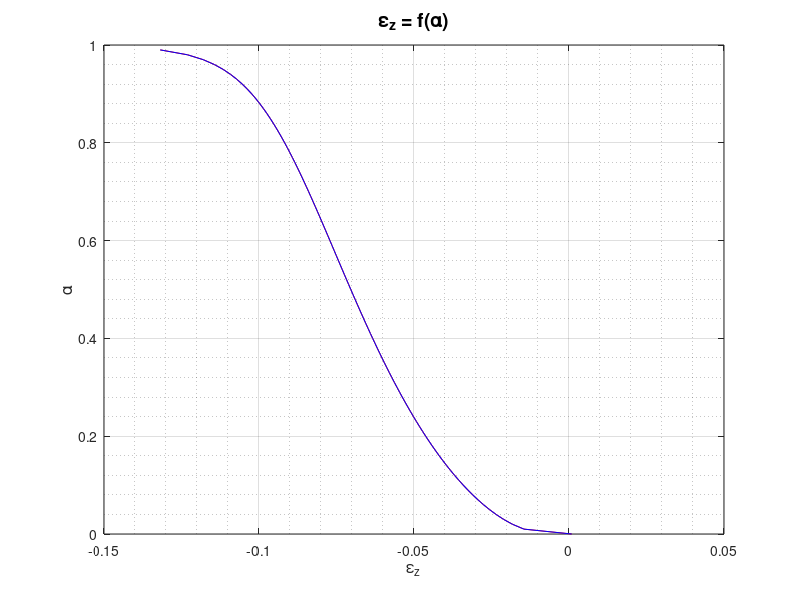
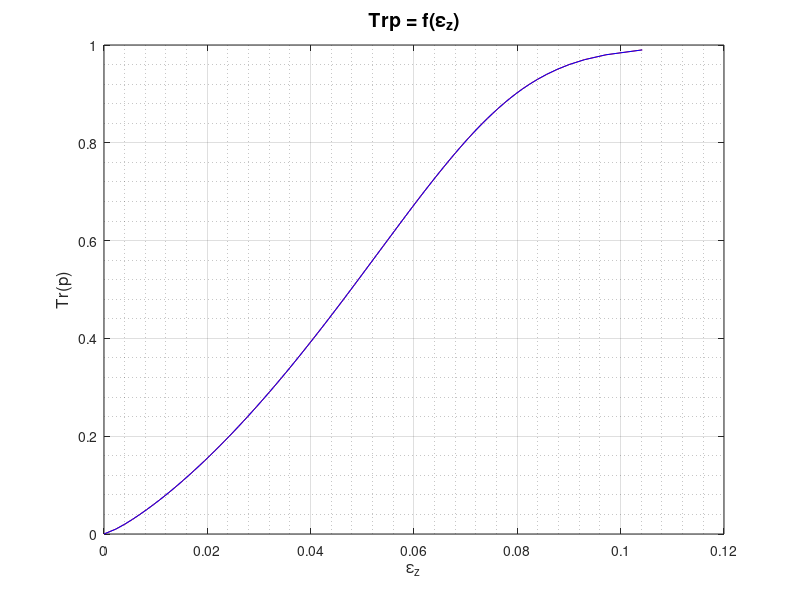
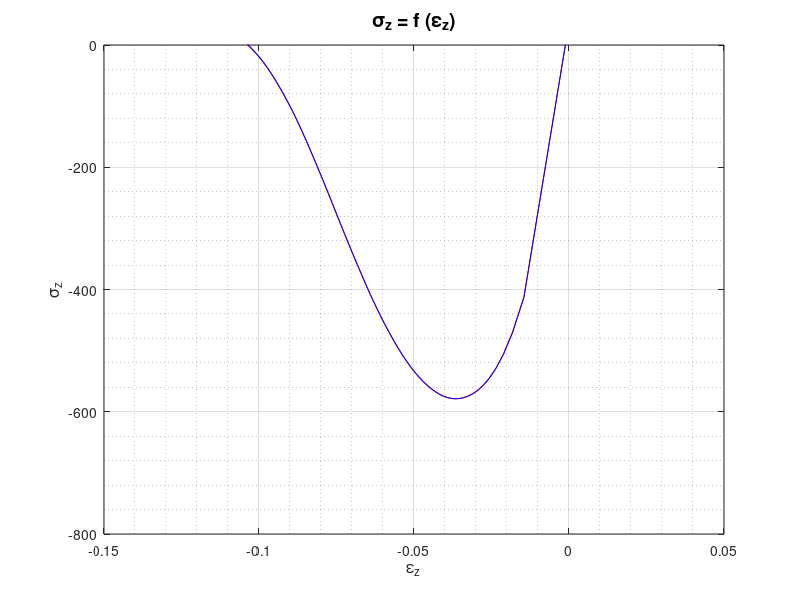
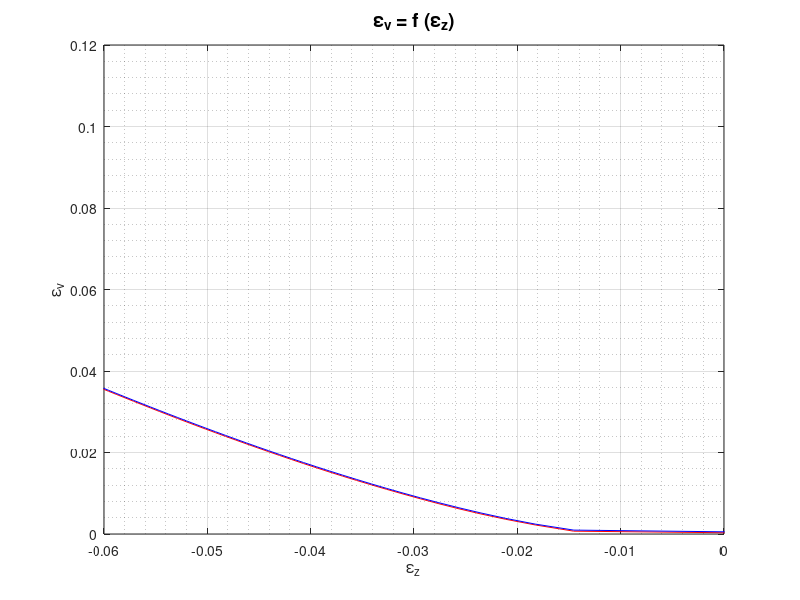

The MATLAB source for these figures, in order:
clc
clear
close all

%% VALORI SPERIMENTALI
SigmaZSperimentale = [-35.00
-96.85
-131.25
-165.62
-213.74
-268.71
-296.23
-337.48
-364.96
-396.39
-443.50
-480.15
-516.81
-548.22
-569.10
-595.30
-610.97
-637.13
-647.56
-668.45
-663.13
-668.30
-657.74
-647.16
-641.83
-631.21
-625.80
-625.70
-615.06
-599.06
-572.59
-546.09
]';

EpsilonZSperimentale_Sigma = [0.0000
-0.0016
-0.0025
-0.0034
-0.0047
-0.0061
-0.0069
-0.0080
-0.0087
-0.0096
-0.0112
-0.0125
-0.0136
-0.0146
-0.0161
-0.0170
-0.0181
-0.0193
-0.0206
-0.0222
-0.0237
-0.0251
-0.0264
-0.0282
-0.0298
-0.0322
-0.0354
-0.0373
-0.0401
-0.0452
-0.0499
-0.0552
]';

%Valori Sperimentali Curva SigmaZ - EpsilonZ
EpsilonVSperimentale = [0
-0.000189
-0.0003809
-0.0005726
-0.0007219
-0.0008284
-0.000828
-0.0008277
-0.0006564
-0.0005278
-0.0003565
-0.0001853
-0.0000142
0.0002212
0.0004137
0.000649
0.0007987
0.0010554
0.0013334
0.0016328
0.0018894
0.0021246
0.0024026
0.0026165
0.0029373
0.0032366
0.0034718
0.0037497
0.0040064
0.004263
0.0044768
0.0046907
 ]';
% 

EpsilonZSperimentale_V = [0.0000
-0.0014
-0.0026
-0.0040
-0.0050
-0.0060
-0.0070
-0.0079
-0.0089
-0.0098
-0.0109
-0.0117
-0.0122
-0.0130
-0.0138
-0.0144
-0.0147
-0.0155
-0.0162
-0.0168
-0.0174
-0.0179
-0.0185
-0.0191
-0.0198
-0.0204
-0.0208
-0.0212
-0.0219
-0.0224
-0.0228
-0.0234
]';
       


%% DATI 
PoissonRatio = 0.426;  %Ricavato
E0 = 38014;            %Ricavato
p0 = -35;              %Noto

%Parametri ottimizzati
m = 1.1852;
n =0.6159;
R1 = 2023.98;
D1 = 43.4175;
k = 0.207558;
CriticalStress =0.0;

K0 = 1/3*E0/(1-2*PoissonRatio);
alpha = 0:0.01:1;
R = zeros(size(alpha));
S = zeros(size(alpha));

%% CALCOLI - FUNZIONI 
for i = 1:length(alpha)
    R(i) = R1 *((1-alpha(i))^ m)/(alpha(i)^n); 
    RFirstDerivative(i) = - R1*((m - n)*alpha(i) + n)*((1 - alpha(i))^(m - 1))/((alpha(i))^(n + 1));
    RSecondDerivative(i)  = R1*((m-n)*(m-n-1)*alpha(i)^2 + 2*n*(m - n - 1)*alpha(i) + n*(n+1))*((1-alpha(i))^(m-2))/(alpha(i)^(n+2));
    S(i)= 1/R1* (alpha(i) ^ n)/((1 - alpha(i))^m);
    SFirstDerivative(i) = 1/R1 * ((m - n)* alpha(i) + n)/(alpha(i)^(1-n)*(1 - alpha(i))^(m + 1));
    SSecondDerivative(i) = 1/R1*((m-n)*(m-n+1)*alpha(i)^2 + 2*n*(m - n + 1)*alpha(i) - n*(1-n))/(alpha(i)^(2-n)*(1-alpha(i))^(m+2));
    
    Fi = SSecondDerivative./RSecondDerivative.*((-RFirstDerivative).^(3/2))./((SFirstDerivative).^(3/2));
    FiApprossimata(i) = (m+1)/(m-1)*(1-alpha(i))^m;
    Fi0(i) = -(1+n)/(1-n)*alpha(i)^(-n);    
    Trp(i)= sqrt((6*k^2*D1)/(-RFirstDerivative(i)));    
    SigmaZ(i) = -3*CriticalStress/(1-k) - p0*(1+2*k)/(1-k) - sqrt(6*D1/(SFirstDerivative(i)))/(1-k);    
    EpsilonZ (i) = SigmaZ(i)/E0 - (1/k - 1)* Trp(i)/3 + 2*PoissonRatio*p0/E0;    
    EpsilonV (i) = (SigmaZ(i) - 2*p0)/(3*K0) + Trp (i);     
end

%% INTERPOLAZIONE Alpha = f(epsilonZ)
EpsilonV(101)=[];
EpsilonZ(101)=[];
alpha(101) =[];
SigmaZ(101)  =[];
Trp(101)  =[];
SFirstDerivative(101) = [];
RFirstDerivative(101) = [];
SSecondDerivative(101) = [];
RSecondDerivative(101) = [];
S(101) = [];
R(101) = [];
 
p = polyfit(EpsilonZ,alpha,20);
alpha_P = polyval(p,EpsilonZ);

%Grafico
figure(1)
plot(EpsilonZ,alpha,'r', EpsilonZ, alpha_P, 'b')
grid on
grid minor
title('\epsilon_z = f(\alpha)', 'FontSize', 14)
ylabel('\alpha', 'FontSize', 12)
xlabel('\epsilon_z',  'FontSize', 12)

%% INTERPOLAZIONE TrP = f(Alpha)= f(f(epsilonZ))

r=polyfit(alpha, Trp,20);
Trp_P =polyval(r,alpha);

figure(2)
plot(Trp_P,alpha,'r', Trp, alpha, 'b')
grid on
grid minor
title('Trp = f(\epsilon_z)', 'FontSize', 14)
ylabel('Tr(p)', 'FontSize', 12)
xlabel('\epsilon_z',  'FontSize', 12)

%% Funzione SigmaZ = f(EpsilonZ)
SigmaZ_P = (EpsilonZ*E0 +(1/k - 1)*E0* (polyval(r,polyval(p,EpsilonZ)))/3 -2*PoissonRatio*p0);

%Grafico
figure(3)
plot(EpsilonZ,SigmaZ_P,'r', EpsilonZ,SigmaZ, 'b')
grid on
grid minor
title('\sigma_z = f (\epsilon_z)','FontSize', 14)
ylabel('\sigma_z', 'FontSize', 12)
xlabel('\epsilon_z',  'FontSize', 12)
% xlim([-0.07  0])
ylim([-800  0])

%% Funzione EpsilonV = f(EpsilonZ) e Funzione EpsilonV* = f(EpsilonZ*)
EpsilonV_P = (((EpsilonZ*E0 +(1/k - 1)*E0* (polyval(r,polyval(p,EpsilonZ)))/3 +2*PoissonRatio*p0)) - 2*p0)/(3*K0) + polyval(r,polyval(p,EpsilonZ));

%Grafico
figure(4)
plot(EpsilonZ,EpsilonV_P,'r',EpsilonZ,EpsilonV, 'b')
grid on
grid minor
title('\epsilon_v = f (\epsilon_z)','FontSize', 14)
ylabel('\epsilon_v', 'FontSize', 12)
xlabel('\epsilon_z',  'FontSize', 12)
xlim([-0.06  0])

%% Esprimere SigmaZ e EpsilonV in funzione solo dei parametri
%p1 = polyfit(EpsilonZ,alpha,25);
%p1 = polyfit((SigmaZ/E0 - (1/k - 1)* Trp/3 + 2*PoissonRatio*p0/E0),alpha,25);
%p1 = polyfit(((-3*CriticalStress/(1-k) - p0*(1+2*k)/(1-k) - sqrt(6*D1./SFirstDerivative)/(1-k))/E0 - (1/k - 1)*(sqrt((6*k^2*D1)./(-RFirstDerivative)))/3 + 2*PoissonRatio*p0/E0),alpha,25);
%p1 = polyfit(((-3*CriticalStress/(1-k) - p0*(1+2*k)/(1-k) - sqrt(6*D1./(1/R1.* ((m - n).* alpha + n)./(alpha.^(1-n).*(1 - alpha).^(m + 1))))/(1-k))/E0 - (1/k - 1)*(sqrt((6*k^2*D1)./(-RFirstDerivative)))/3 + 2*PoissonRatio*p0/E0),alpha,25);
 p1 = polyfit(((-3*CriticalStress/(1-k) - p0*(1+2*k)/(1-k) - sqrt(6*D1./(1/R1.* ((m - n).* alpha + n)./(alpha.^(1-n).*(1 - alpha).^(m + 1))))/(1-k))/E0 - (1/k - 1)*(sqrt((6*k^2*D1)./(-(-R1.*((m - n).*alpha + n).*((1 - alpha).^(m - 1))./((alpha).^(n + 1))))))/3 + 2*PoissonRatio*p0/E0),alpha,25);

%r1=polyfit(alpha, Trp,25);
%r1=polyfit(alpha, (sqrt((6*k^2*D1)./(-RFirstDerivative))),25);
 r1=polyfit(alpha, (sqrt((6*k^2*D1)./(-(- R1.*((m - n).*alpha+ n).*((1 - alpha).^(m - 1))./((alpha).^(n + 1)))))),25);

%Calcolo il valore medio 
MediaSigmaZ = abs((sum(SigmaZSperimentale))/length(SigmaZSperimentale));
MediaEpsilonV = abs(sum(EpsilonVSperimentale)/length(EpsilonVSperimentale));

v(1)=m;
v(2)=n;
v(3)=R1;
v(4)=D1;
v(5)=k;
v(6)=CriticalStress;

SIGMAZSPE = (EpsilonZSperimentale_Sigma*E0 +(1/v(5) - 1)*E0* (polyval((polyfit(alpha, (sqrt((6*v(5)^2*v(4))./(-(- v(3).*((v(1) - v(2)).*alpha+ v(2)).*((1 - alpha).^(v(1) - 1))./((alpha).^(v(2) + 1)))))),20)),polyval((polyfit(((-3*v(6)/(1-v(5)) - p0*(1+2*v(5))/(1-v(5)) - sqrt(6*v(4)./(1/v(3).* ((v(1) - v(2)).* alpha + v(2))./(alpha.^(1-v(2)).*(1 - alpha).^(v(1) + 1))))/(1-v(5)))/E0 - (1/v(5) - 1)*(sqrt((6*v(5)^2*v(4))./(-(-v(3).*((v(1) - v(2)).*alpha + v(2)).*((1 - alpha).^(v(1) - 1))./((alpha).^(v(2) + 1))))))/3 + 2*PoissonRatio*p0/E0),alpha,20)),EpsilonZSperimentale_Sigma)))/3 +2*PoissonRatio*p0);

%% GRAFICO I RISULTATI di SigmaZ
figure(5)
plot(-EpsilonZSperimentale_Sigma, -SigmaZSperimentale,'ro', -EpsilonZSperimentale_Sigma, -SIGMAZSPE, 'b')
grid on
grid minor
xlim([0   0.06])
ylim([0  800])
title('\sigma_z - \epsilon_Z','FontSize', 15)
xlabel('\epsilon_z', 'FontSize', 14)
ylabel('\sigma_z',  'FontSize', 14) 
hold on
% Black line x = 0
plot([0 0], ylim, 'k', 'LineWidth', 0.5)
% Black line y = 0
plot(xlim, [0 0], 'k', 'LineWidth', 0.5)
legend({'Punti sperimentali', 'Valori stimati'});
 
EPSILONVSPE =(((((EpsilonZSperimentale_V*E0 +(1/v(5) - 1)*E0* (polyval((polyfit(alpha, (sqrt((6*v(5)^2*v(4))./(-(- v(3).*((v(1) - v(2)).*alpha+ v(2)).*((1 - alpha).^(v(1) - 1))./((alpha).^(v(2) + 1)))))),20)),polyval((polyfit(((-3*v(6)/(1-v(5)) - p0*(1+2*v(5))/(1-v(5)) - sqrt(6*v(4)./(1/v(3).* ((v(1) - v(2)).* alpha + v(2))./(alpha.^(1-v(2)).*(1 - alpha).^(v(1) + 1))))/(1-v(5)))/E0 - (1/v(5) - 1)*(sqrt((6*v(5)^2*v(4))./(-(-v(3).*((v(1) - v(2)).*alpha + v(2)).*((1 - alpha).^(v(1) - 1))./((alpha).^(v(2) + 1))))))/3 + 2*PoissonRatio*p0/E0),alpha,20)),EpsilonZSperimentale_V)))/3 +2*PoissonRatio*p0)) - 2*p0)/(3*K0) + polyval((polyfit(alpha, (sqrt((6*v(5)^2*v(4))./(-(- v(3).*((v(1) - v(2)).*alpha+ v(2)).*((1 - alpha).^(v(1) - 1))./((alpha).^(v(2) + 1)))))),20)),polyval((polyfit(((-3*v(6)/(1-v(5)) - p0*(1+2*v(5))/(1-v(5)) - sqrt(6*v(4)./(1/v(3).* ((v(1) - v(2)).* alpha + v(2))./(alpha.^(1-v(2)).*(1 - alpha).^(v(1) + 1))))/(1-v(5)))/E0 - (1/v(5) - 1)*(sqrt((6*v(5)^2*v(4))./(-(-v(3).*((v(1) - v(2)).*alpha + v(2)).*((1 - alpha).^(v(1) - 1))./((alpha).^(v(2) + 1))))))/3 + 2*PoissonRatio*p0/E0),alpha,20)),EpsilonZSperimentale_V))));

EPSILONVSPE00 = 0;
EPSILONZSPE00 = -(2*(1+PoissonRatio)*(-2*PoissonRatio+1)*p0)/E0/(-2*PoissonRatio-1);

%% GRAFICO I RISULTATI di EpsilonV 
figure(6)
plot(-EpsilonZSperimentale_V, EpsilonVSperimentale,'ro', -EpsilonZSperimentale_V, EPSILONVSPE, 'b')
grid on
grid minor
xlim([0   0.025 ])
ylim([-0.0012  0.005])
title('\epsilon_v - \epsilon_Z','FontSize', 15)
xlabel('\epsilon_z', 'FontSize', 14)
ylabel('\epsilon_v',  'FontSize', 14) 
hold on
% Black line x = 0
plot([0 0], ylim, 'k', 'LineWidth', 0.5)
% Black line y = 0
plot(xlim, [0 0], 'k', 'LineWidth', 0.5)
legend({'Punti sperimentali', 'Valori stimati'});
